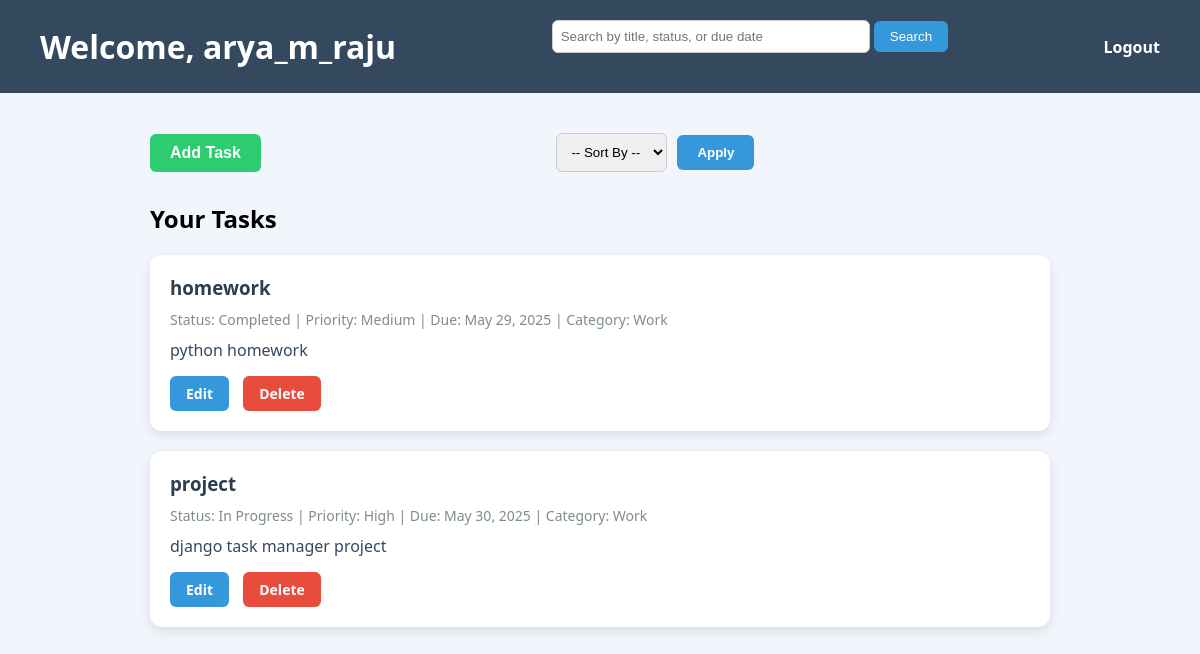
The app's page /dashboard/ (signed in) with its own data.
### taskmanagerapp/models.py (models this page shows, shortened)
class Task(models.Model):
    STATUS_CHOICES = [
        ('Pending', 'Pending'),
        ('In Progress', 'In Progress'),
        ('Completed', 'Completed'),
        ('Deferred', 'Deferred'),
    ]
    PRIORITY_CHOICES = [
        ('Low', 'Low'),
        ('Medium', 'Medium'),
        ('High', 'High'),
        ('Critical', 'Critical'),
    ]
    CATEGORY_CHOICES = [
        ('Work', 'Work'),
        ('Personal', 'Personal'),
        ('Home', 'Home'),
        ('Study', 'Study'),
        ('Others', 'Others'),
    ]
    user = models.ForeignKey(User, on_delete=models.CASCADE)
    title = models.CharField(max_length=255)
    description = models.TextField()
    status = models.CharField(max_length=20, choices=STATUS_CHOICES, default='Pending')
    priority = models.CharField(max_length=20, choices=PRIORITY_CHOICES, default='Medium')
    category = models.CharField(max_length=20, choices=CATEGORY_CHOICES, default='Others')
    due_date = models.DateField()
    created_at = models.DateTimeField(auto_now_add=True)
    updated_at = models.DateTimeField(auto_now=True)

### taskmanagerapp/views.py (the view)
# urls.py: path('dashboard/', views.dashboard_view, name='dashboard'),
@login_required
def dashboard_view(request):
    query = request.GET.get('q')
    sort_by = request.GET.get('sort_by')
    tasks = Task.objects.filter(user=request.user)
    if query:
        tasks = tasks.filter(
            Q(title__icontains=query) |
            Q(status__icontains=query) |
            Q(due_date__icontains=query)
        )
    if sort_by == 'priority':
        tasks = tasks.order_by('priority')
    elif sort_by == 'due_date':
        tasks = tasks.order_by('due_date')
    return render(request, 'dashboard.html', {'tasks': tasks})

### templates/dashboard.html (shortened to what this page needs)
<!DOCTYPE html>
<html lang="en">
    <head>
    </head>
        <body>
            <div class="header">
                <h1>Welcome, {{ request.user.username }}</h1>
                <form method="get" style="margin-bottom: 20px; text-align: center;">
                    <input type="text" name="q" placeholder="Search by title, status, or due date" value="{{ request.GET.q }}" style="padding: 8px; width: 300px; border-radius: 6px; border: 1px solid #ccc;">
                    <button type="submit" style="padding: 8px 16px; background-color: #3498db; color: white; border: none; border-radius: 6px;">Search</button>
                </form>
                <a href="{% url 'signout' %}">Logout</a>
            </div>
            <div class="main">
                <div class="add-task" style="display: flex; justify-content: space-between; align-items: center; margin-bottom: 30px;">
                    <div>
                        <a href="{% url 'add_task' %}">
                            <button style="padding: 10px 20px; background-color: #2ecc71; color: white; border: none; border-radius: 6px; font-weight: bold;">
                                    Add Task
                            </button>
                        </a>
                    </div>
                    <div style="flex-grow: 1; display: flex; justify-content: center;">
                        <form method="get" style="display: flex; align-items: center; gap: 10px;">
                            <select name="sort_by" style="padding: 10px; border-radius: 6px; border: 1px solid #ccc;">
                                <option value="">-- Sort By --</option>
                            </select>
                            <button type="submit" style="padding: 10px 20px; background-color: #3498db; color: white; border: none; border-radius: 6px; font-weight: bold;">
                                Apply
                            </button>
                        </form>
                    </div>
                </div>
                <h2>Your Tasks</h2>
                {% if tasks %}
                    {% for task in tasks %}
                        <div class="task-card">
                            <h3>{{ task.title }}</h3>
                            <div class="task-meta">
                                Status: {{ task.status }} |
                                Priority: {{ task.priority }} |
                                Due: {{ task.due_date }} |
                                Category: {{ task.category }}
                            </div>
                            <div class="task-desc">
                                {{ task.description }}
                            </div>
                            <div class="task-actions">
                                <a href="{% url 'edit_task' task.id %}" class="edit-btn">Edit</a>
                                <a href="{% url 'delete_task' task.id %}" class="delete-btn" onclick="return confirm('Are you sure you want to delete this task?');">Delete</a>
                            </div>
                        </div>
                    {% endfor %}
                {% else %}
                    <p>No tasks found.</p>
                {% endif %}
            </div>
        </body>
</html>

### templates/dashboard.html (style rules this page uses)
body { margin: 0; font-family: 'Segoe UI', Tahoma, Geneva, Verdana, sans-serif; background-color: #f2f6fc; }
.header { display: flex; justify-content: space-between; align-items: center; background-color: #34495e; color: white; padding: 20px 40px; }
.header h1 { margin: 0; }
.header a { color: white; text-decoration: none; font-weight: bold; }
.main { padding: 40px; max-width: 900px; margin: auto; }
.add-task { margin-bottom: 30px; }
.add-task a button { background-color: #27ae60; color: white; padding: 12px 20px; font-size: 16px; border: none; border-radius: 8px; cursor: pointer; transition: background-color 0.3s; }
.task-card { background-color: white; padding: 20px; border-radius: 12px; box-shadow: 0 4px 12px rgba(0, 0, 0, 0.1); margin-bottom: 20px; }
.task-card h3 { margin: 0 0 10px; color: #2c3e50; }
.task-meta { font-size: 14px; color: #7f8c8d; margin-bottom: 10px; }
.task-desc { color: #34495e; }
.task-actions { margin-top: 15px; }
.task-actions a { text-decoration: none; padding: 8px 16px; border-radius: 6px; margin-right: 10px; font-size: 14px; font-weight: bold; display: inline-block; }
.edit-btn { background-color: #3498db; color: white; }
.delete-btn { background-color: #e74c3c; color: white; }

### records on screen
Task: title "homework", status "Completed", priority "Medium", due_date "May 29, 2025", category "Work", description "python homework"
Task: title "project", status "In Progress", priority "High", due_date "May 30, 2025", category "Work", description "django task manager project"

### other values on screen
{{ request.user.username }} "arya_m_raju"
